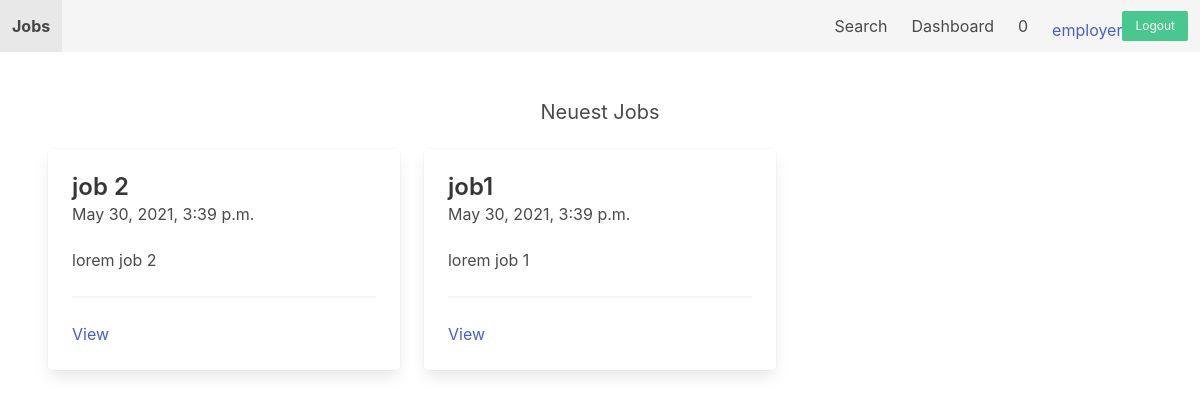
The page / (signed in) on the database its author committed.
### apps/job/models.py (models this page shows, shortened)
class Job(models.Model):
    SIZE_1_9 = 'size_1-9'
    SIZE_10_49 = 'size_10-49'
    SIZE_50_99 = 'size_50-99'
    SIZE_100 = 'size_100'
    CHOICES_SIZE = (
        (SIZE_1_9, '1-9'),
        (SIZE_10_49, '10-49'),
        (SIZE_50_99, '50-99'),
        (SIZE_100, '100+')
    )
    ACTIVE = 'active'
    EMPLOYED = 'employed'
    ARCHIVED = 'archived'
    CHOICES_STATUS = (
        (ACTIVE, 'active'),
        (EMPLOYED, 'employed'),
        (ARCHIVED, 'archived')
    )
    title = models.CharField(max_length=255)
    short_description = models.TextField()
    long_description = models.TextField(blank=True, null=True)
    company_name = models.CharField(max_length=255)
    company_address = models.CharField(max_length=255, blank=True, null=True)
    company_zipcode = models.CharField(max_length=255, blank=True, null=True)
    company_place = models.CharField(max_length=255, blank=True, null=True)
    company_country = models.CharField(max_length=255, blank=True, null=True)
    company_size = models.CharField(max_length=20, choices=CHOICES_SIZE, default=SIZE_1_9)
    created_by = models.ForeignKey(User, related_name='jobs', on_delete=models.CASCADE)
    created_at = models.DateTimeField(auto_now_add=True)
    changed_at = models.DateTimeField(auto_now=True)
    status = models.CharField(max_length=20, choices=CHOICES_STATUS, default=ACTIVE)
    class Meta:
        ordering = ['-created_at']

### apps/core/views.py (the view)
# urls.py: path('', frontpage, name='frontpage'),
def frontpage(request):
    jobs = Job.objects.filter(status=Job.ACTIVE)[0:3]
    context = {
        'jobs': jobs
    }
    return render(request, "core/frontpage.html", context)

### apps/notification/context_processors.py (called while the page is built)
def notifications(request):
    if request.user.is_authenticated:
        return {'notifications': request.user.notifications.filter(is_read=False)}
    else:
        return {'notifications': []}

### apps/core/templates/core/frontpage.html
{% extends 'core/base.html' %}
{% block content %}
<h2 class="subtitle has-text-centered">Neuest Jobs</h2>
<div class="columns">
    {% for job in jobs %}
        <div class="column is-4">
            <div class="card">
                <div class="card-content">
                    <div class="media">
                        <div class="media-content">
                            <p class="title is-4">{{ job.title }}</p>
                            <p class="subtitle is-6">{{ job.created_at }}</p>
                        </div>
                    </div>
                    <div class="content">
                        {{ job.short_description }}
                        <hr>
                        <a href="{% url 'job_detail' job.id %}">View</a>
                    </div>
                </div>
            </div>
        </div>
    {% endfor %}
</div>
{% endblock %}

### apps/core/templates/core/base.html (shortened to what this page needs)
<!doctype html>
<html lang="de">
<head>
    <link rel="stylesheet" href="https://cdn.jsdelivr.net/npm/bulma@0.9.2/css/bulma.min.css">
</head>
<body>
<nav class="navbar is-light">
    <div class="navbar-brand">
        <a href="{% url 'frontpage' %}" class="navbar-item"><strong>Jobs</strong></a>
    </div>
    <div class="navbar-menu">
        <div class="navbar-end">
            <a href="{% url 'search' %}" class="navbar-item">Search</a>
            {% if request.user.is_authenticated %}
                <a href="{% url 'dashboard' %}" class="navbar-item">Dashboard</a>
                <a href="{% url 'notifications' %}" class="navbar-item">{{notifications.count}}</a>
            {% endif %}
            <div class="navbar-item">
                <div class="buttons">
                    {% if request.user.is_authenticated %}
                    <a href="" >{{request.user}}</a>
                    <a href="{% url 'logout' %}" class="button is-success is-small">Logout</a>
                    {% else %}
                    <a href="{% url 'login' %}" class="button is-lightgrey is-small">Log in</a>
                    <a href="{% url 'signup' %}" class="button is-success is-small">Signup</a>
                    {% endif %}
                </div>
            </div>
        </div>
    </div>
</nav>
<section class="section">
    {% block content %}
    {% endblock %}
</section>
</body>
</html>

### rows shown on the page
Job: title "job 2", created_at "May 30, 2021, 3:39 p.m.", short_description "lorem job 2"
Job: title "job1", created_at "May 30, 2021, 3:39 p.m.", short_description "lorem job 1"

### other values the page prints
{{ notifications.count }} "0"
{{ request.user }} "employer"
